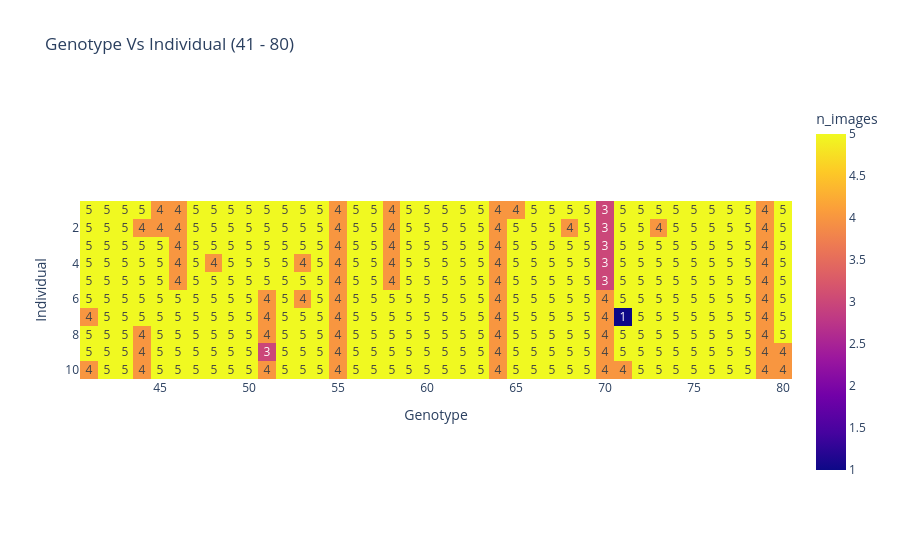

Write notebook code for a chart like this one.
### Code cell
px.imshow(pd.crosstab(sorghum.loc[sorghum['genotype'].isin(np.arange(41,81,1))].individual,
            sorghum.loc[sorghum['genotype'].isin(np.arange(41,81,1))].genotype).values,
            labels = dict(x = 'Genotype', y = 'Individual', color= 'n_images'),
            x=np.arange(41,81,1),
            y= np.arange(1,11,1),
            title = 'Genotype Vs Individual (41 - 80)',
            text_auto=True)

### Figure 1 — Plotly figure (JSON) as saved in the notebook; plotly's stock layout.template omitted (floating-point values rounded to 4 significant figures; data arrays with more than 128 entries replaced by an {"elided": "..."} marker saying what was removed)
{"data": [{"coloraxis": "coloraxis", "hovertemplate": "Genotype: %{x}<br>Individual: %{y}<br>n_images: %{z}<extra></extra>", "name": "0", "texttemplate": "%{z}", "type": "heatmap", "x": [41, 42, 43, 44, 45, 46, 47, 48, 49, 50, 51, 52, 53, 54, 55, 56, 57, 58, 59, 60, 61, 62, 63, 64, 65, 66, 67, 68, 69, 70, 71, 72, 73, 74, 75, 76, 77, 78, 79, 80], "xaxis": "x", "y": [1, 2, 3, 4, 5, 6, 7, 8, 9, 10], "yaxis": "y", "z": {"elided": "10x40 int values"}}], "layout": {"coloraxis": {"colorbar": {"title": {"text": "n_images"}}, "colorscale": [[0, "#0d0887"], [0.1111, "#46039f"], [0.2222, "#7201a8"], [0.3333, "#9c179e"], [0.4444, "#bd3786"], [0.5556, "#d8576b"], [0.6667, "#ed7953"], [0.7778, "#fb9f3a"], [0.8889, "#fdca26"], [1, "#f0f921"]]}, "title": {"text": "Genotype Vs Individual (41 - 80)"}, "xaxis": {"anchor": "y", "constrain": "domain", "domain": [0, 1], "scaleanchor": "y", "title": {"text": "Genotype"}}, "yaxis": {"anchor": "x", "autorange": "reversed", "constrain": "domain", "domain": [0, 1], "title": {"text": "Individual"}}}}
